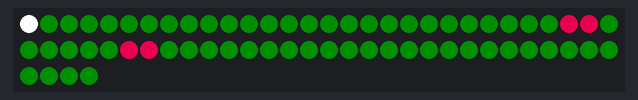
Bench run of a sketch on a simulated Arduino Uno, built with avr-gcc and run on an emulated ATmega328P. Shown: 64 RGB LEDs in strip order, left to right, continuing on the next row. Colours are those a GRB WS2812 strip shows for the declared byte order.

Above: at 0.15 s.
At 1.06 s:
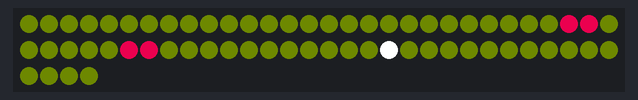
At 1.97 s:
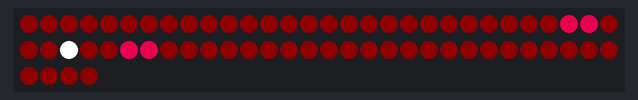
At 2.87 s:
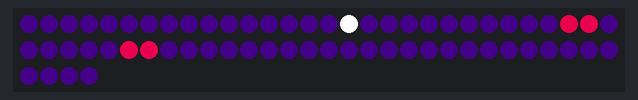
At 4.08 s:
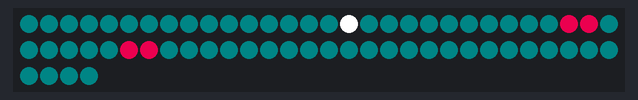

The sketch:

animated-bitmaps.ino
```cpp
#include "vector.h"
#include "animate.h"
#include "FastLED.h"

#define NUM_LEDS 64

CRGB leds[NUM_LEDS];
int hue = 0;
int sat = 255;
int val = 60;


typedef struct Bitmap {
  int states;
  int pixels[4];
} Bitmap;

Bitmap thus = { 4, { 27, 28, 35, 36 } };
Bitmap hence;

Bitmap makeit(int v, ...);
Bitmap makeit(int v, ...) {
  va_list ap;
  int i;
  va_start(ap, v);
  Bitmap *bm = (Bitmap*) malloc(sizeof(Bitmap));

}

Animate awesome(leds, NUM_LEDS);
Animate box2(leds, NUM_LEDS);
Vector<int> path(27, 28, 35, 36);

void setup() {
  FastLED.addLeds<WS2812, 6>(leds, NUM_LEDS);
  box2.setPath(path);
}


void loop() {
  for (int i=0; i<64; i++) {
    leds[i].setHSV(hue, sat, val);
  }
  awesome.update();
  box2.update2();
  FastLED.show();
  delay(15);
  hue++;
}
```

animate.cpp
```cpp
#include "animate.h"

Animate::Animate(CRGB* leds, size_t size) :
  leds(leds),
  size(size),
  pen(255, 255, 255),
  path(),
  frame(0) {
}

void Animate::setPath(Vector<int> _path) {
  path = _path;
}

void Animate::update() {
  int hue = 0;
  int sat = 0;
  int val = 255;
  leds[frame++].setHSV(hue, sat, val);
  if (frame >= size) {
    frame = 0;
  }
}

void Animate::update2() {
  for (int i=0; i<4; i++) {
    leds[path[i]].setHSV(120, 255, 255);
  }

}
```

animate.h
```cpp
#include "FastLED.h"
#include "vector.h"

class Animate {
  CRGB *leds;
  int size;
  CRGB pen;
  Vector<int> path;
  int frame;
public:
  Animate(CRGB* leds, size_t size);
  void setPath(Vector<int> path);
  void update();
  void update2();
};
```

vector.cpp
```cpp
#include "vector.h"
#include <string.h>

template<class Data>
Vector<Data>::Vector() : d_size(0), d_capacity(0), d_data(0) {};

template<class Data>
    Vector<Data>::Vector(Vector const &other) : d_size(other.d_size), d_capacity(other.d_capacity), d_data(0) //for when you set 1 vector = to another
    {
        d_data = (Data *)malloc(d_capacity*sizeof(Data));
        memcpy(d_data, other.d_data, d_size*sizeof(Data));
    }; // Copy constuctor

template<class Data>
Vector<Data>::Vector(Data d) : d_size(0), d_capacity(0), d_data(0) {

}

template<class Data>
Vector<Data>::Vector(Data a, Data b, Data c, Data d) {
    push_back(a);
    push_back(b);
    push_back(c);
    push_back(d);
}

template<class Data>
    Vector<Data>::~Vector()
    {
        free(d_data);
    }; // Destructor

template<class Data>
Vector<Data>& Vector<Data>::operator=(Vector<Data> const &other) {
  if (d_data) {
    free(d_data);
  }
  d_size = other.d_size;
  d_capacity = other.d_capacity;
  d_data = (Data *)malloc(d_capacity*sizeof(Data));
  memcpy(d_data, other.d_data, d_size*sizeof(Data));
  return *this;
}; // Needed for memory management

template<class Data>
    void Vector<Data>::push_back(Data const &x)
    {
        if (d_capacity == d_size) //when he pushes data onto the heap, he checks to see if the storage is full
            resize();  //if full - resize

        d_data[d_size++] = x;
    }; // Adds new value. If needed, allocates more space

template<class Data>
    void Vector<Data>::Clear() //here
    {
        memset(d_data, 0, d_size);
        d_capacity = 0;
        d_size = 0;
        free(d_data);
    }

//template<class Data>
//    size_t Vector<Data>::size() const { return d_size; }; // Size getter

//    Data const &Vector<Data>::operator[](size_t idx) const { return d_data[idx]; }; // Const getter

//    Data &Vector<Data>::operator[](size_t idx) { return d_data[idx]; }; // Changeable getter

//    Data *Vector<Data>::pData() { return (Data*)d_data; }

//private:
template<class Data>
    void Vector<Data>::resize()
    {
        d_capacity = d_capacity ? d_capacity * 2 : 1;
        Data *newdata = (Data *)malloc(d_capacity*sizeof(Data)); //allocates new memory
        memcpy(newdata, d_data, d_size * sizeof(Data));  //copies all the old memory over
        free(d_data);                                          //free old
        d_data = newdata;
    };// Allocates double the old space

template class Vector<int>;
```

vector.h
```cpp
#ifndef VECTOR_H_
#define VECTOR_H_

#include <stdlib.h>

template<class Data>
class Vector {
    size_t d_size; // Stores no. of actually stored objects
    size_t d_capacity; // Stores allocated capacity
    Data *d_data; // Stores data this is this "heap" we need a function that returns a pointer to this value, to print it
public:
//    Vector() : d_size(0), d_capacity(0), d_data(0) {}; // Default constructor
    Vector();

    Vector(Vector const &other);
    Vector(Data a);

    Vector(Data a, Data b, Data c, Data d);

    ~Vector();

    Vector &operator=(Vector const &other);

    void push_back(Data const &x);

    void Clear();

    size_t size() const { return d_size; }; // Size getter

    Data const &operator[](size_t idx) const { return d_data[idx]; }; // Const getter

    Data &operator[](size_t idx) { return d_data[idx]; }; // Changeable getter

    Data *pData() { return (Data*)d_data; }

private:
    void resize();

};

#endif VECTOR_H_
```

Measured:
- by itself, everything shown: repeats every 4.8 s, in 16 steps
